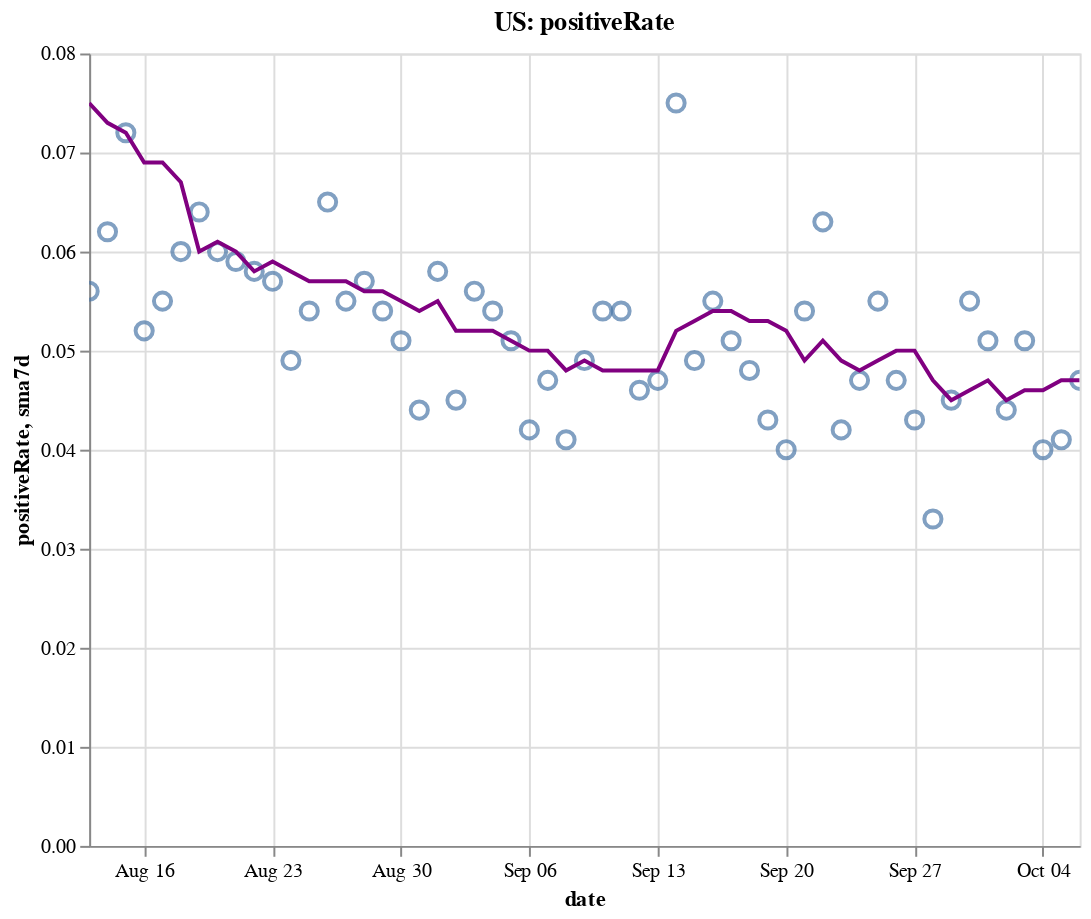

Write notebook code for a chart like this one.
### Code cell
create_plot(us, 'positiveRate')

### Figure 1 — Vega-Lite specification as saved in the notebook (floating-point values rounded to 4 significant figures)
{"config": {"view": {"continuousWidth": 400, "continuousHeight": 300}}, "layer": [{"layer": [{"mark": {"type": "point", "size": 75}, "encoding": {"tooltip": [{"type": "temporal", "field": "date"}, {"type": "quantitative", "field": "positiveRate"}, {"type": "quantitative", "field": "sma7d"}], "x": {"type": "temporal", "field": "date"}, "y": {"type": "quantitative", "field": "positiveRate"}}, "selection": {"selector004": {"type": "interval", "bind": "scales", "encodings": ["x", "y"]}}}, {"mark": {"type": "line", "color": "purple"}, "encoding": {"x": {"type": "temporal", "field": "date"}, "y": {"type": "quantitative", "field": "sma7d"}}}]}, {"mark": {"type": "rule", "color": "#aaa"}, "encoding": {"x": {"type": "temporal", "field": "date"}}, "transform": [{"filter": {"selection": "selector003"}}]}, {"mark": "circle", "encoding": {"opacity": {"condition": {"value": 1, "selection": "selector003"}, "value": 0}, "tooltip": [{"type": "temporal", "field": "date"}, {"type": "quantitative", "field": "positiveRate"}, {"type": "quantitative", "field": "sma7d"}], "x": {"type": "temporal", "field": "date"}, "y": {"type": "quantitative", "field": "positiveRate"}}, "selection": {"selector003": {"type": "single", "encodings": ["x"], "on": "mouseover", "nearest": true, "empty": "none"}}}, {"mark": {"type": "text", "align": "left", "dx": 5, "dy": -5, "stroke": "white", "strokeWidth": 2}, "encoding": {"text": {"type": "quantitative", "field": "positiveRate"}, "tooltip": [{"type": "temporal", "field": "date"}, {"type": "quantitative", "field": "positiveRate"}, {"type": "quantitative", "field": "sma7d"}], "x": {"type": "temporal", "field": "date"}, "y": {"type": "quantitative", "field": "positiveRate"}}, "transform": [{"filter": {"selection": "selector003"}}]}, {"mark": {"type": "text", "align": "left", "dx": 5, "dy": -5}, "encoding": {"text": {"type": "quantitative", "field": "positiveRate"}, "tooltip": [{"type": "temporal", "field": "date"}, {"type": "quantitative", "field": "positiveRate"}, {"type": "quantitative", "field": "sma7d"}], "x": {"type": "temporal", "field": "date"}, "y": {"type": "quantitative", "field": "positiveRate"}}, "transform": [{"filter": {"selection": "selector003"}}]}], "data": {"name": "data-33b4693a5c2ebb2c7946724579a53a5b"}, "height": 400, "title": "US: positiveRate", "width": 500, "$schema": "https://vega.github.io/schema/vega-lite/v4.8.1.json", "datasets": {"data-33b4693a5c2ebb2c7946724579a53a5b": [{"date": "2020-08-13T00:00:00", "totalTestResultsIncrease": 929200.0, "positiveIncrease": 51760.0, "death": 158900.0, "deathIncrease": 1163.0, "positiveRate": 0.056, "state": "US", "sma7d": 0.075}, {"date": "2020-08-14T00:00:00", "totalTestResultsIncrease": 891500.0, "positiveIncrease": 55640.0, "death": 160100.0, "deathIncrease": 1216.0, "positiveRate": 0.062, "state": "US", "sma7d": 0.073}, {"date": "2020-08-15T00:00:00", "totalTestResultsIncrease": 781700.0, "positiveIncrease": 56150.0, "death": 161300.0, "deathIncrease": 1221.0, "positiveRate": 0.072, "state": "US", "sma7d": 0.072}, {"date": "2020-08-16T00:00:00", "totalTestResultsIncrease": 810400.0, "positiveIncrease": 42490.0, "death": 161900.0, "deathIncrease": 619.0, "positiveRate": 0.052, "state": "US", "sma7d": 0.069}, {"date": "2020-08-17T00:00:00", "totalTestResultsIncrease": 692600.0, "positiveIncrease": 37880.0, "death": 162300.0, "deathIncrease": 407.0, "positiveRate": 0.055, "state": "US", "sma7d": 0.069}, {"date": "2020-08-18T00:00:00", "totalTestResultsIncrease": 676600.0, "positiveIncrease": 40800.0, "death": 163500.0, "deathIncrease": 1196.0, "positiveRate": 0.06, "state": "US", "sma7d": 0.067}, {"date": "2020-08-19T00:00:00", "totalTestResultsIncrease": 704400.0, "positiveIncrease": 44960.0, "death": 165000.0, "deathIncrease": 1420.0, "positiveRate": 0.064, "state": "US", "sma7d": 0.06}, {"date": "2020-08-20T00:00:00", "totalTestResultsIncrease": 729400.0, "positiveIncrease": 43760.0, "death": 166100.0, "deathIncrease": 1134.0, "positiveRate": 0.06, "state": "US", "sma7d": 0.061}, {"date": "2020-08-21T00:00:00", "totalTestResultsIncrease": 787700.0, "positiveIncrease": 46560.0, "death": 167200.0, "deathIncrease": 1123.0, "positiveRate": 0.059, "state": "US", "sma7d": 0.06}, {"date": "2020-08-22T00:00:00", "totalTestResultsIncrease": 796700.0, "positiveIncrease": 46240.0, "death": 168200.0, "deathIncrease": 1029.0, "positiveRate": 0.058, "state": "US", "sma7d": 0.058}, {"date": "2020-08-23T00:00:00", "totalTestResultsIncrease": 656700.0, "positiveIncrease": 37570.0, "death": 168800.0, "deathIncrease": 572.0, "positiveRate": 0.057, "state": "US", "sma7d": 0.059}, {"date": "2020-08-24T00:00:00", "totalTestResultsIncrease": 705000.0, "positiveIncrease": 34640.0, "death": 169200.0, "deathIncrease": 343.0, "positiveRate": 0.049, "state": "US", "sma7d": 0.058}, {"date": "2020-08-25T00:00:00", "totalTestResultsIncrease": 668700.0, "positiveIncrease": 36380.0, "death": 170300.0, "deathIncrease": 1147.0, "positiveRate": 0.054, "state": "US", "sma7d": 0.057}, {"date": "2020-08-26T00:00:00", "totalTestResultsIncrease": 679100.0, "positiveIncrease": 44050.0, "death": 171600.0, "deathIncrease": 1298.0, "positiveRate": 0.065, "state": "US", "sma7d": 0.057}, {"date": "2020-08-27T00:00:00", "totalTestResultsIncrease": 793700.0, "positiveIncrease": 43980.0, "death": 172700.0, "deathIncrease": 1129.0, "positiveRate": 0.055, "state": "US", "sma7d": 0.057}, {"date": "2020-08-28T00:00:00", "totalTestResultsIncrease": 822600.0, "positiveIncrease": 46550.0, "death": 173800.0, "deathIncrease": 1024.0, "positiveRate": 0.057, "state": "US", "sma7d": 0.056}, {"date": "2020-08-29T00:00:00", "totalTestResultsIncrease": 818000.0, "positiveIncrease": 44500.0, "death": 174800.0, "deathIncrease": 1015.0, "positiveRate": 0.054, "state": "US", "sma7d": 0.056}, {"date": "2020-08-30T00:00:00", "totalTestResultsIncrease": 776600.0, "positiveIncrease": 39500.0, "death": 175200.0, "deathIncrease": 475.0, "positiveRate": 0.051, "state": "US", "sma7d": 0.055}, {"date": "2020-08-31T00:00:00", "totalTestResultsIncrease": 707500.0, "positiveIncrease": 31410.0, "death": 175600.0, "deathIncrease": 366.0, "positiveRate": 0.044, "state": "US", "sma7d": 0.054}, {"date": "2020-09-01T00:00:00", "totalTestResultsIncrease": 735000.0, "positiveIncrease": 42430.0, "death": 176600.0, "deathIncrease": 1027.0, "positiveRate": 0.058, "state": "US", "sma7d": 0.055}, {"date": "2020-09-02T00:00:00", "totalTestResultsIncrease": 683000.0, "positiveIncrease": 30600.0, "death": 177700.0, "deathIncrease": 1032.0, "positiveRate": 0.045, "state": "US", "sma7d": 0.052}, {"date": "2020-09-03T00:00:00", "totalTestResultsIncrease": 800400.0, "positiveIncrease": 44710.0, "death": 178700.0, "deathIncrease": 1070.0, "positiveRate": 0.056, "state": "US", "sma7d": 0.052}, {"date": "2020-09-04T00:00:00", "totalTestResultsIncrease": 952500.0, "positiveIncrease": 51590.0, "death": 179700.0, "deathIncrease": 998.0, "positiveRate": 0.054, "state": "US", "sma7d": 0.052}, {"date": "2020-09-05T00:00:00", "totalTestResultsIncrease": 880800.0, "positiveIncrease": 44900.0, "death": 180700.0, "deathIncrease": 918.0, "positiveRate": 0.051, "state": "US", "sma7d": 0.051}, {"date": "2020-09-06T00:00:00", "totalTestResultsIncrease": 782900.0, "positiveIncrease": 33120.0, "death": 181100.0, "deathIncrease": 449.0, "positiveRate": 0.042, "state": "US", "sma7d": 0.05}, {"date": "2020-09-07T00:00:00", "totalTestResultsIncrease": 616800.0, "positiveIncrease": 28680.0, "death": 181300.0, "deathIncrease": 225.0, "positiveRate": 0.047, "state": "US", "sma7d": 0.05}, {"date": "2020-09-08T00:00:00", "totalTestResultsIncrease": 541800.0, "positiveIncrease": 22220.0, "death": 181700.0, "deathIncrease": 358.0, "positiveRate": 0.041, "state": "US", "sma7d": 0.048}, {"date": "2020-09-09T00:00:00", "totalTestResultsIncrease": 629300.0, "positiveIncrease": 31110.0, "death": 182800.0, "deathIncrease": 1084.0, "positiveRate": 0.049, "state": "US", "sma7d": 0.049}, {"date": "2020-09-10T00:00:00", "totalTestResultsIncrease": 696800.0, "positiveIncrease": 37580.0, "death": 183900.0, "deathIncrease": 1170.0, "positiveRate": 0.054, "state": "US", "sma7d": 0.048}, {"date": "2020-09-11T00:00:00", "totalTestResultsIncrease": 832000.0, "positiveIncrease": 44930.0, "death": 185000.0, "deathIncrease": 1018.0, "positiveRate": 0.054, "state": "US", "sma7d": 0.048}, {"date": "2020-09-12T00:00:00", "totalTestResultsIncrease": 905700.0, "positiveIncrease": 42090.0, "death": 185800.0, "deathIncrease": 810.0, "positiveRate": 0.046, "state": "US", "sma7d": 0.048}, {"date": "2020-09-13T00:00:00", "totalTestResultsIncrease": 731600.0, "positiveIncrease": 34450.0, "death": 186200.0, "deathIncrease": 390.0, "positiveRate": 0.047, "state": "US", "sma7d": 0.048}, {"date": "2020-09-14T00:00:00", "totalTestResultsIncrease": 449100.0, "positiveIncrease": 33860.0, "death": 186600.0, "deathIncrease": 404.0, "positiveRate": 0.075, "state": "US", "sma7d": 0.052}, {"date": "2020-09-15T00:00:00", "totalTestResultsIncrease": 729200.0, "positiveIncrease": 35440.0, "death": 187600.0, "deathIncrease": 1031.0, "positiveRate": 0.049, "state": "US", "sma7d": 0.053}, {"date": "2020-09-16T00:00:00", "totalTestResultsIncrease": 730100.0, "positiveIncrease": 40020.0, "death": 188800.0, "deathIncrease": 1200.0, "positiveRate": 0.055, "state": "US", "sma7d": 0.054}, {"date": "2020-09-17T00:00:00", "totalTestResultsIncrease": 846500.0, "positiveIncrease": 43560.0, "death": 189700.0, "deathIncrease": 863.0, "positiveRate": 0.051, "state": "US", "sma7d": 0.054}, {"date": "2020-09-18T00:00:00", "totalTestResultsIncrease": 989600.0, "positiveIncrease": 47490.0, "death": 190600.0, "deathIncrease": 901.0, "positiveRate": 0.048, "state": "US", "sma7d": 0.053}, {"date": "2020-09-19T00:00:00", "totalTestResultsIncrease": 1070000.0, "positiveIncrease": 45560.0, "death": 191300.0, "deathIncrease": 740.0, "positiveRate": 0.043, "state": "US", "sma7d": 0.053}, {"date": "2020-09-20T00:00:00", "totalTestResultsIncrease": 908400.0, "positiveIncrease": 36300.0, "death": 191600.0, "deathIncrease": 327.0, "positiveRate": 0.04, "state": "US", "sma7d": 0.052}, {"date": "2020-09-21T00:00:00", "totalTestResultsIncrease": 727300.0, "positiveIncrease": 39470.0, "death": 191900.0, "deathIncrease": 287.0, "positiveRate": 0.054, "state": "US", "sma7d": 0.049}, {"date": "2020-09-22T00:00:00", "totalTestResultsIncrease": 783100.0, "positiveIncrease": 49440.0, "death": 192800.0, "deathIncrease": 854.0, "positiveRate": 0.063, "state": "US", "sma7d": 0.051}, {"date": "2020-09-23T00:00:00", "totalTestResultsIncrease": 926400.0, "positiveIncrease": 38570.0, "death": 193900.0, "deathIncrease": 1159.0, "positiveRate": 0.042, "state": "US", "sma7d": 0.049}, {"date": "2020-09-24T00:00:00", "totalTestResultsIncrease": 940900.0, "positiveIncrease": 43770.0, "death": 194800.0, "deathIncrease": 921.0, "positiveRate": 0.047, "state": "US", "sma7d": 0.048}, {"date": "2020-09-25T00:00:00", "totalTestResultsIncrease": 1016000.0, "positiveIncrease": 55530.0, "death": 195700.0, "deathIncrease": 844.0, "positiveRate": 0.055, "state": "US", "sma7d": 0.049}, {"date": "2020-09-26T00:00:00", "totalTestResultsIncrease": 1023000.0, "positiveIncrease": 47860.0, "death": 196600.0, "deathIncrease": 869.0, "positiveRate": 0.047, "state": "US", "sma7d": 0.05}, {"date": "2020-09-27T00:00:00", "totalTestResultsIncrease": 828100.0, "positiveIncrease": 35450.0, "death": 196900.0, "deathIncrease": 307.0, "positiveRate": 0.043, "state": "US", "sma7d": 0.05}, {"date": "2020-09-28T00:00:00", "totalTestResultsIncrease": 1119000.0, "positiveIncrease": 36520.0, "death": 197100.0, "deathIncrease": 257.0, "positiveRate": 0.033, "state": "US", "sma7d": 0.047}, {"date": "2020-09-29T00:00:00", "totalTestResultsIncrease": 825800.0, "positiveIncrease": 36950.0, "death": 197900.0, "deathIncrease": 739.0, "positiveRate": 0.045, "state": "US", "sma7d": 0.045}, {"date": "2020-09-30T00:00:00", "totalTestResultsIncrease": 810800.0, "positiveIncrease": 44420.0, "death": 198900.0, "deathIncrease": 1061.0, "positiveRate": 0.055, "state": "US", "sma7d": 0.046}, {"date": "2020-10-01T00:00:00", "totalTestResultsIncrease": 897000.0, "positiveIncrease": 45690.0, "death": 199800.0, "deathIncrease": 851.0, "positiveRate": 0.051, "state": "US", "sma7d": 0.047}, {"date": "2020-10-02T00:00:00", "totalTestResultsIncrease": 1127000.0, "positiveIncrease": 49530.0, "death": 200600.0, "deathIncrease": 835.0, "positiveRate": 0.044, "state": "US", "sma7d": 0.045}, {"date": "2020-10-03T00:00:00", "totalTestResultsIncrease": 998000.0, "positiveIncrease": 51370.0, "death": 201400.0, "deathIncrease": 741.0, "positiveRate": 0.051, "state": "US", "sma7d": 0.046}, {"date": "2020-10-04T00:00:00", "totalTestResultsIncrease": 955700.0, "positiveIncrease": 38440.0, "death": 201700.0, "deathIncrease": 363.0, "positiveRate": 0.04, "state": "US", "sma7d": 0.046}, {"date": "2020-10-05T00:00:00", "totalTestResultsIncrease": 935500.0, "positiveIncrease": 38130.0, "death": 202000.0, "deathIncrease": 326.0, "positiveRate": 0.041, "state": "US", "sma7d": 0.047}, {"date": "2020-10-06T00:00:00", "totalTestResultsIncrease": 823400.0, "positiveIncrease": 38660.0, "death": 202600.0, "deathIncrease": 634.0, "positiveRate": 0.047, "state": "US", "sma7d": 0.047}]}}
